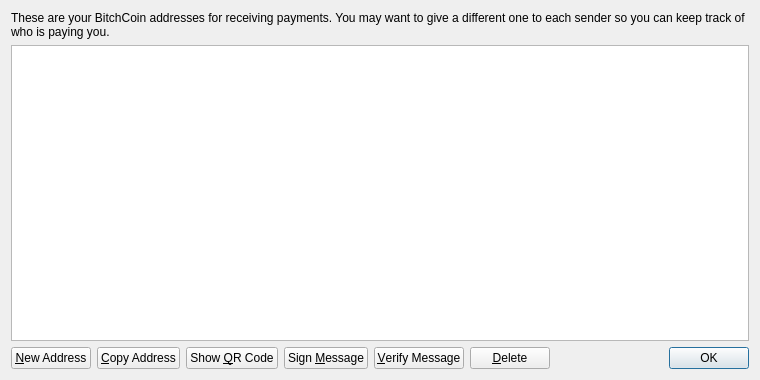
<?xml version="1.0" encoding="UTF-8"?>
<ui version="4.0">
 <class>AddressBookPage</class>
 <widget class="QWidget" name="AddressBookPage">
  <property name="geometry">
   <rect>
    <x>0</x>
    <y>0</y>
    <width>760</width>
    <height>380</height>
   </rect>
  </property>
  <property name="windowTitle">
   <string>Address Book</string>
  </property>
  <layout class="QVBoxLayout" name="verticalLayout">
   <item>
    <widget class="QLabel" name="labelExplanation">
     <property name="text">
      <string>These are your BitchCoin addresses for receiving payments. You may want to give a different one to each sender so you can keep track of who is paying you.</string>
     </property>
     <property name="textFormat">
      <enum>Qt::PlainText</enum>
     </property>
     <property name="wordWrap">
      <bool>true</bool>
     </property>
    </widget>
   </item>
   <item>
    <widget class="QTableView" name="tableView">
     <property name="contextMenuPolicy">
      <enum>Qt::CustomContextMenu</enum>
     </property>
     <property name="toolTip">
      <string>Double-click to edit address or label</string>
     </property>
     <property name="tabKeyNavigation">
      <bool>false</bool>
     </property>
     <property name="alternatingRowColors">
      <bool>true</bool>
     </property>
     <property name="selectionMode">
      <enum>QAbstractItemView::SingleSelection</enum>
     </property>
     <property name="selectionBehavior">
      <enum>QAbstractItemView::SelectRows</enum>
     </property>
     <property name="sortingEnabled">
      <bool>true</bool>
     </property>
     <attribute name="verticalHeaderVisible">
      <bool>false</bool>
     </attribute>
    </widget>
   </item>
   <item>
    <layout class="QHBoxLayout" name="horizontalLayout">
     <item>
      <widget class="QPushButton" name="newAddressButton">
       <property name="toolTip">
        <string>Create a new address</string>
       </property>
       <property name="text">
        <string>&amp;New Address</string>
       </property>
       <property name="icon">
        <iconset resource="../bitcoin.qrc">
         <normaloff>:/icons/add</normaloff>:/icons/add</iconset>
       </property>
      </widget>
     </item>
     <item>
      <widget class="QPushButton" name="copyToClipboard">
       <property name="toolTip">
        <string>Copy the currently selected address to the system clipboard</string>
       </property>
       <property name="text">
        <string>&amp;Copy Address</string>
       </property>
       <property name="icon">
        <iconset resource="../bitcoin.qrc">
         <normaloff>:/icons/editcopy</normaloff>:/icons/editcopy</iconset>
       </property>
      </widget>
     </item>
     <item>
      <widget class="QPushButton" name="showQRCode">
       <property name="text">
        <string>Show &amp;QR Code</string>
       </property>
       <property name="icon">
        <iconset resource="../bitcoin.qrc">
         <normaloff>:/icons/qrcode</normaloff>:/icons/qrcode</iconset>
       </property>
      </widget>
     </item>
     <item>
      <widget class="QPushButton" name="signMessage">
       <property name="toolTip">
        <string>Sign a message to prove you own a BitchCoin address</string>
       </property>
       <property name="text">
        <string>Sign &amp;Message</string>
       </property>
       <property name="icon">
        <iconset resource="../bitcoin.qrc">
         <normaloff>:/icons/edit</normaloff>:/icons/edit</iconset>
       </property>
      </widget>
     </item>
     <item>
      <widget class="QPushButton" name="verifyMessage">
       <property name="toolTip">
        <string>Verify a message to ensure it was signed with a specified BitchCoin address</string>
       </property>
       <property name="text">
        <string>&amp;Verify Message</string>
       </property>
       <property name="icon">
        <iconset resource="../bitcoin.qrc">
         <normaloff>:/icons/transaction_0</normaloff>:/icons/transaction_0</iconset>
       </property>
      </widget>
     </item>
     <item>
      <widget class="QPushButton" name="deleteButton">
       <property name="toolTip">
        <string>Delete the currently selected address from the list</string>
       </property>
       <property name="text">
        <string>&amp;Delete</string>
       </property>
       <property name="icon">
        <iconset resource="../bitcoin.qrc">
         <normaloff>:/icons/remove</normaloff>:/icons/remove</iconset>
       </property>
      </widget>
     </item>
     <item>
      <spacer name="horizontalSpacer">
       <property name="orientation">
        <enum>Qt::Horizontal</enum>
       </property>
       <property name="sizeHint" stdset="0">
        <size>
         <width>40</width>
         <height>20</height>
        </size>
       </property>
      </spacer>
     </item>
     <item>
      <widget class="QDialogButtonBox" name="buttonBox">
       <property name="sizePolicy">
        <sizepolicy hsizetype="Maximum" vsizetype="Fixed">
         <horstretch>0</horstretch>
         <verstretch>0</verstretch>
        </sizepolicy>
       </property>
       <property name="standardButtons">
        <set>QDialogButtonBox::Ok</set>
       </property>
      </widget>
     </item>
    </layout>
   </item>
  </layout>
 </widget>
 <resources>
  <include location="../bitcoin.qrc"/>
 </resources>
 <connections/>
</ui>
